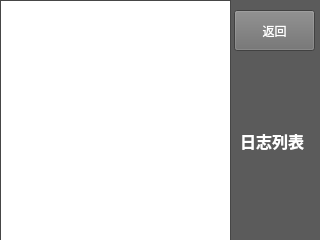
<?xml version="1.0" encoding="UTF-8"?>
<ui version="4.0">
 <class>Varmessage</class>
 <widget class="QWidget" name="Varmessage">
  <property name="geometry">
   <rect>
    <x>0</x>
    <y>0</y>
    <width>320</width>
    <height>240</height>
   </rect>
  </property>
  <property name="palette">
   <palette>
    <active>
     <colorrole role="Base">
      <brush brushstyle="SolidPattern">
       <color alpha="255">
        <red>255</red>
        <green>255</green>
        <blue>255</blue>
       </color>
      </brush>
     </colorrole>
     <colorrole role="Window">
      <brush brushstyle="SolidPattern">
       <color alpha="255">
        <red>91</red>
        <green>91</green>
        <blue>91</blue>
       </color>
      </brush>
     </colorrole>
    </active>
    <inactive>
     <colorrole role="Base">
      <brush brushstyle="SolidPattern">
       <color alpha="255">
        <red>255</red>
        <green>255</green>
        <blue>255</blue>
       </color>
      </brush>
     </colorrole>
     <colorrole role="Window">
      <brush brushstyle="SolidPattern">
       <color alpha="255">
        <red>91</red>
        <green>91</green>
        <blue>91</blue>
       </color>
      </brush>
     </colorrole>
    </inactive>
    <disabled>
     <colorrole role="Base">
      <brush brushstyle="SolidPattern">
       <color alpha="255">
        <red>91</red>
        <green>91</green>
        <blue>91</blue>
       </color>
      </brush>
     </colorrole>
     <colorrole role="Window">
      <brush brushstyle="SolidPattern">
       <color alpha="255">
        <red>91</red>
        <green>91</green>
        <blue>91</blue>
       </color>
      </brush>
     </colorrole>
    </disabled>
   </palette>
  </property>
  <property name="windowTitle">
   <string>Form</string>
  </property>
  <widget class="QTextBrowser" name="textBrowser">
   <property name="geometry">
    <rect>
     <x>0</x>
     <y>0</y>
     <width>231</width>
     <height>241</height>
    </rect>
   </property>
  </widget>
  <widget class="QPushButton" name="pushButton">
   <property name="geometry">
    <rect>
     <x>234</x>
     <y>10</y>
     <width>81</width>
     <height>41</height>
    </rect>
   </property>
   <property name="palette">
    <palette>
     <active>
      <colorrole role="Button">
       <brush brushstyle="SolidPattern">
        <color alpha="255">
         <red>111</red>
         <green>111</green>
         <blue>111</blue>
        </color>
       </brush>
      </colorrole>
      <colorrole role="ButtonText">
       <brush brushstyle="SolidPattern">
        <color alpha="255">
         <red>255</red>
         <green>255</green>
         <blue>255</blue>
        </color>
       </brush>
      </colorrole>
     </active>
     <inactive>
      <colorrole role="Button">
       <brush brushstyle="SolidPattern">
        <color alpha="255">
         <red>111</red>
         <green>111</green>
         <blue>111</blue>
        </color>
       </brush>
      </colorrole>
      <colorrole role="ButtonText">
       <brush brushstyle="SolidPattern">
        <color alpha="255">
         <red>255</red>
         <green>255</green>
         <blue>255</blue>
        </color>
       </brush>
      </colorrole>
     </inactive>
     <disabled>
      <colorrole role="Button">
       <brush brushstyle="SolidPattern">
        <color alpha="255">
         <red>111</red>
         <green>111</green>
         <blue>111</blue>
        </color>
       </brush>
      </colorrole>
      <colorrole role="ButtonText">
       <brush brushstyle="SolidPattern">
        <color alpha="255">
         <red>120</red>
         <green>120</green>
         <blue>120</blue>
        </color>
       </brush>
      </colorrole>
     </disabled>
    </palette>
   </property>
   <property name="text">
    <string>返回</string>
   </property>
  </widget>
  <widget class="QLabel" name="label">
   <property name="geometry">
    <rect>
     <x>240</x>
     <y>130</y>
     <width>71</width>
     <height>21</height>
    </rect>
   </property>
   <property name="palette">
    <palette>
     <active>
      <colorrole role="WindowText">
       <brush brushstyle="SolidPattern">
        <color alpha="255">
         <red>255</red>
         <green>255</green>
         <blue>255</blue>
        </color>
       </brush>
      </colorrole>
      <colorrole role="Text">
       <brush brushstyle="SolidPattern">
        <color alpha="255">
         <red>255</red>
         <green>255</green>
         <blue>255</blue>
        </color>
       </brush>
      </colorrole>
      <colorrole role="ButtonText">
       <brush brushstyle="SolidPattern">
        <color alpha="255">
         <red>255</red>
         <green>255</green>
         <blue>255</blue>
        </color>
       </brush>
      </colorrole>
     </active>
     <inactive>
      <colorrole role="WindowText">
       <brush brushstyle="SolidPattern">
        <color alpha="255">
         <red>255</red>
         <green>255</green>
         <blue>255</blue>
        </color>
       </brush>
      </colorrole>
      <colorrole role="Text">
       <brush brushstyle="SolidPattern">
        <color alpha="255">
         <red>255</red>
         <green>255</green>
         <blue>255</blue>
        </color>
       </brush>
      </colorrole>
      <colorrole role="ButtonText">
       <brush brushstyle="SolidPattern">
        <color alpha="255">
         <red>255</red>
         <green>255</green>
         <blue>255</blue>
        </color>
       </brush>
      </colorrole>
     </inactive>
     <disabled>
      <colorrole role="WindowText">
       <brush brushstyle="SolidPattern">
        <color alpha="255">
         <red>120</red>
         <green>120</green>
         <blue>120</blue>
        </color>
       </brush>
      </colorrole>
      <colorrole role="Text">
       <brush brushstyle="SolidPattern">
        <color alpha="255">
         <red>120</red>
         <green>120</green>
         <blue>120</blue>
        </color>
       </brush>
      </colorrole>
      <colorrole role="ButtonText">
       <brush brushstyle="SolidPattern">
        <color alpha="255">
         <red>120</red>
         <green>120</green>
         <blue>120</blue>
        </color>
       </brush>
      </colorrole>
     </disabled>
    </palette>
   </property>
   <property name="font">
    <font>
     <family>Adobe Caslon Pro</family>
     <pointsize>12</pointsize>
     <weight>75</weight>
     <bold>true</bold>
    </font>
   </property>
   <property name="text">
    <string>日志列表</string>
   </property>
  </widget>
 </widget>
 <resources/>
 <connections/>
</ui>
